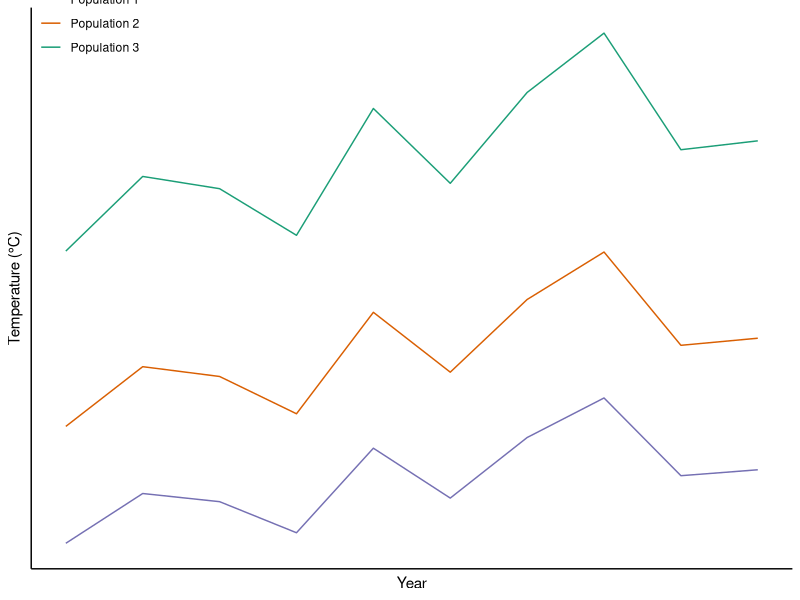
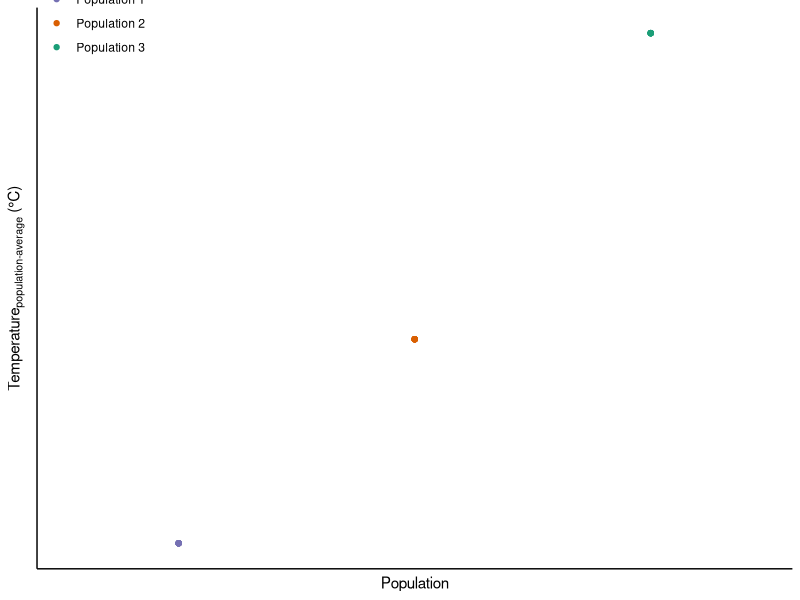
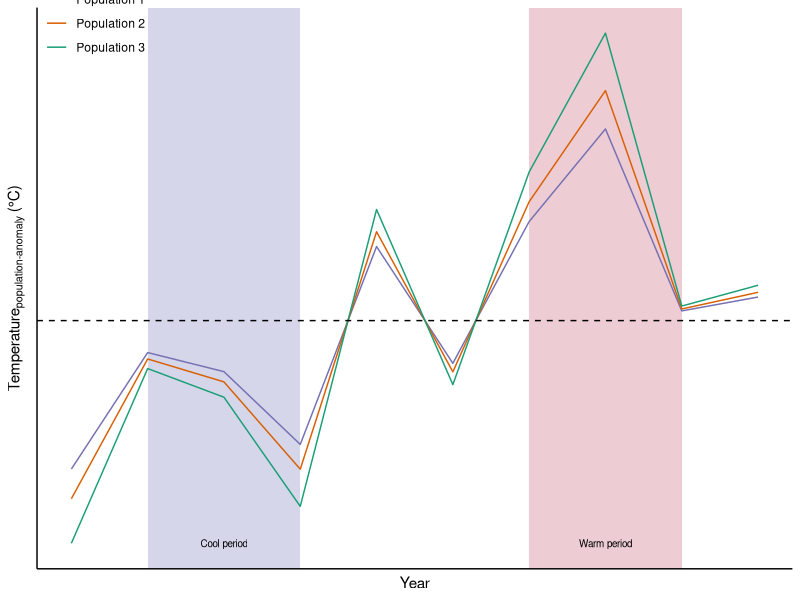
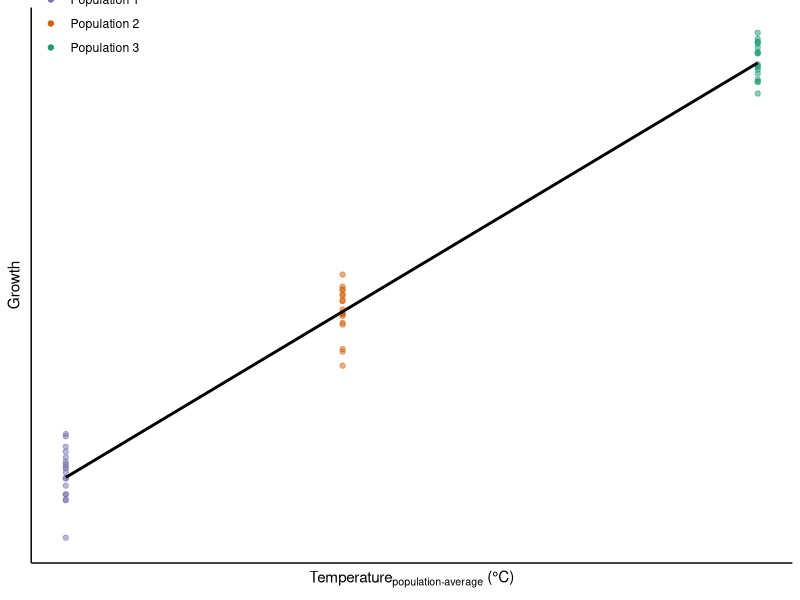
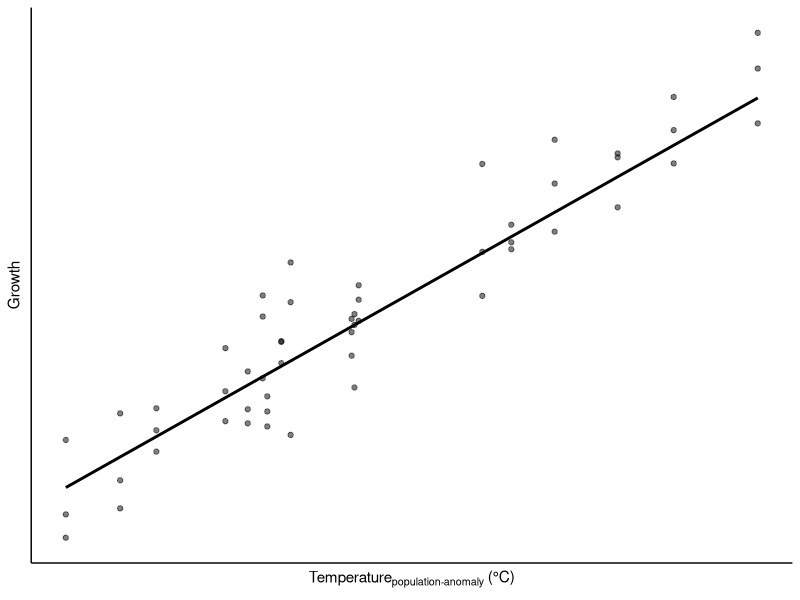
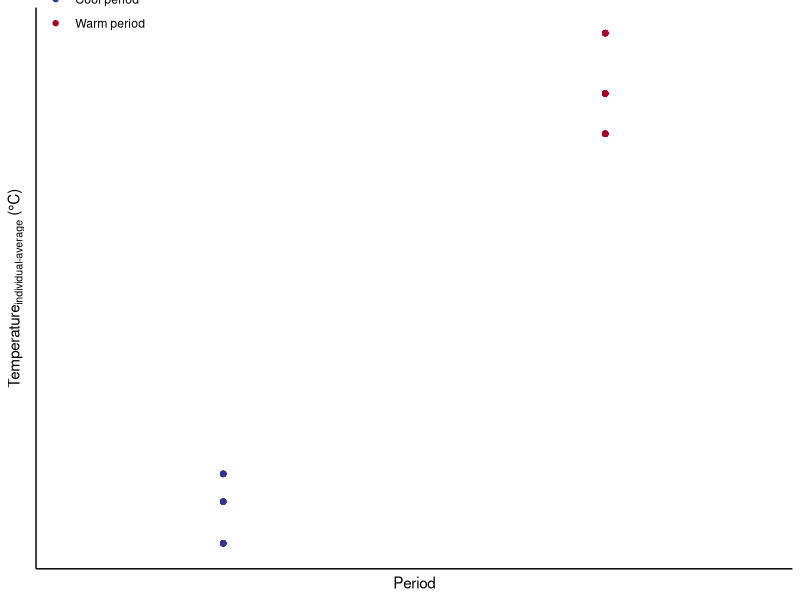
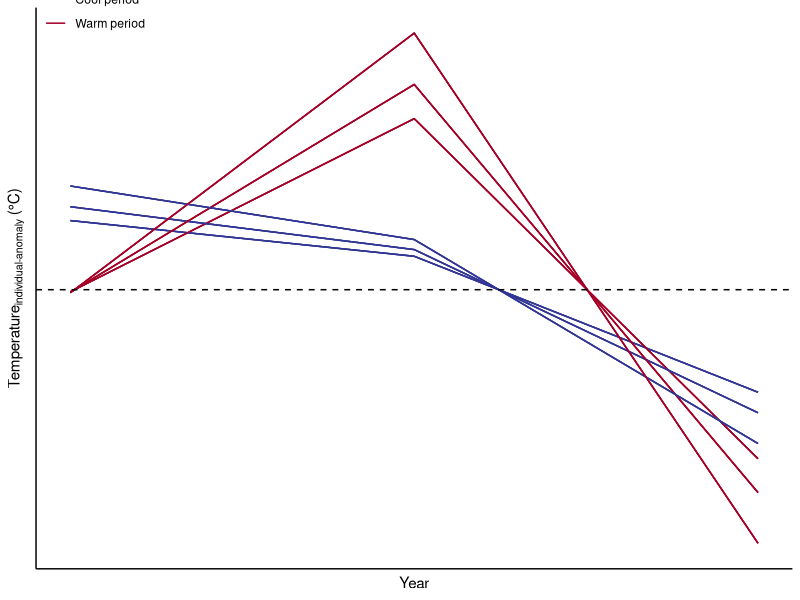
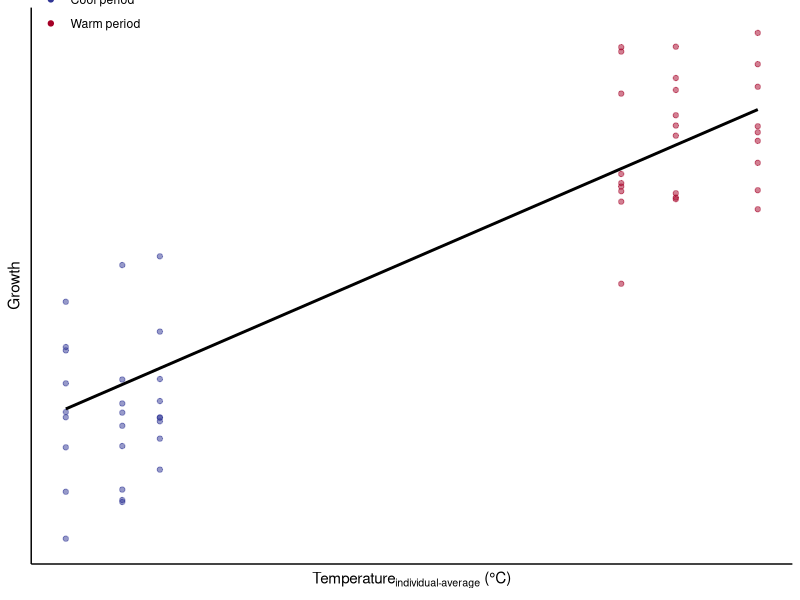

The R source for these figures, in order:
library(tidyverse)

theme_set(theme_classic()) 


## temp data ----
#### setup
pop <- c("Population 1", "Population 2", "Population 3")
n_pop <- length(pop)
n_year <- 10

#### data
set.seed(17) #17 for 10 year, 24 for 20 years
data_temp <- tibble(year = rep(seq(1, n_year), n_pop),
                    temp = rep(rnorm(n_year, mean = 6, sd = 0.5), n_pop),
                    pop = rep(pop, each = n_year)) %>%
  mutate(temp = temp * rep(c(1, 1.2, 1.5), each = n_year)) 

#### plot
ggplot(data = data_temp, aes(x = year, y = temp, color = pop)) +
  geom_line() +
  #geom_point(alpha = 0) +
  labs(x = "Year",
       y = "Temperature (°C)",
       color = "Population") +
  scale_color_brewer(palette = "Dark2", direction = -1) +
  theme(legend.position = c(0, 1.05),
        legend.justification = c(0, 1),
        legend.background = element_rect(fill='transparent'),
        axis.text = element_blank(), 
        axis.ticks = element_blank(),
        legend.title = element_blank()) #+
  #guides(colour = guide_legend(override.aes = list(alpha = 1)))

p_temp <- last_plot()

#### pop-average pop-anomaly 
#### data
data_temp <- data_temp %>% 
  group_by(pop) %>% 
  mutate(pop_ave = mean(temp),
         pop_ano = temp - pop_ave)

#### plot
# pop-average
ggplot(data = data_temp, aes(x = pop, y = pop_ave, color = pop)) + 
  geom_point() +
    labs(x = "Population",
         y = expression('Temperature'['population-average'] * ' (°C)'),
         color = "Population") +
  scale_color_brewer(palette = "Dark2", direction = -1) +
  theme(legend.position = c(0, 1.05),
        legend.justification = c(0, 1),
        legend.background = element_rect(fill='transparent'),
        axis.text = element_blank(), 
        axis.ticks = element_blank(),
        legend.title = element_blank()) #+
  #theme(legend.position = "none")

p_temp_pop.ave <- last_plot()

# pop-anomaly
ggplot(data = data_temp, aes(x = year, y = pop_ano, color = pop)) + 
  annotate("rect", xmin = 2, xmax = 4, 
           ymin = -Inf, 
           ymax = Inf,
           fill = "#313695",
           alpha = 0.2) +
  annotate("rect", xmin = 7, xmax = 9, 
           ymin = -Inf, 
           ymax = Inf,
           fill = "#a50026",
           alpha = 0.2) +
  geom_line() +
  geom_hline(yintercept = 0, linetype = "dashed") +
  labs(x = "Year",
       y = expression('Temperature'['population-anomaly'] * ' (°C)'),
       color = "Population") +
  scale_color_brewer(palette = "Dark2", direction = -1) +
  theme(legend.position = c(0, 1.05),
        legend.justification = c(0, 1),
        legend.background = element_rect(fill='transparent'),
        axis.text = element_blank(), 
        axis.ticks = element_blank(),
        legend.title = element_blank()) +
  #theme(legend.position = "none") +
  annotate("text", 
           x = 3,
           y = min(data_temp$pop_ano), 
           label = "Cool period",
           size = 2.5) +
  annotate("text", 
           x = 8,
           y = min(data_temp$pop_ano), 
           label = "Warm period",
           size = 2.5) 

p_temp_pop.ano <- last_plot()

## fish data ----
#### setup
# each pop has 2 cohorts, each cohort has 3 fish, each fish has 3 ages 
cohort <- c(2,7) # cohort 2: low temp, cohort 7: high temp
n_cohort = length(cohort)
n_age = 3
n_fish = 3*n_pop*n_cohort # each pop and each cohort 3 fish

data_fish <- tibble(
  fish = 1:n_fish,
  pop = rep(pop, each = n_fish/n_pop),
  cohort = rep(cohort, n_fish/n_cohort)) %>%
  crossing(age = seq(1, n_age)) %>%
  mutate(year = cohort + age - 1)

### population-level growth response to temperature ----
#### data
data_pop <- data_fish %>% 
  left_join(data_temp)

set.seed(1)
data_pop <- data_pop %>%
  mutate(growth_pop_ave_true = 1 + 0.5*pop_ave,
         growth_pop_ave = 1 + 0.5*pop_ave + rnorm(nrow(.), 0, 0.1),
         growth_pop_ano_true = 1 + 0.5*pop_ano,
         growth_pop_ano = 1 + 0.5*pop_ano + rnorm(nrow(.), 0, 0.1)
         )

#### plot
# pop-average
ggplot(data = data_pop) +
  geom_point(aes(x = pop_ave, y = growth_pop_ave, color = pop), alpha = 0.5) +
  geom_line(aes(x = pop_ave, y = growth_pop_ave_true), linewidth = 1) +
  labs(x = expression('Temperature'['population-average'] * ' (°C)'),
       y = "Growth",
       color = "Population") +
  scale_color_brewer(palette = "Dark2", direction = -1) +
  theme(legend.position = c(0, 1.05),
        legend.justification = c(0, 1),
        legend.background = element_rect(fill='transparent'),
        axis.text = element_blank(), 
        axis.ticks = element_blank(),
        legend.title = element_blank()) +
  guides(colour = guide_legend(override.aes = list(alpha = 1))) #+
  #theme(legend.position = "none")

p_growth_pop.ave <- last_plot()

# pop-anomaly
ggplot(data = data_pop) +
  #geom_point(aes(x = pop_ano, y = growth_pop_ano, color = pop), alpha = 0.5) +
  geom_point(aes(x = pop_ano, y = growth_pop_ano), alpha = 0.5) +
  geom_line(aes(x = pop_ano, y = growth_pop_ano_true), linewidth = 1) +
  labs(x = expression('Temperature'['population-anomaly'] * ' (°C)'),
       y = "Growth",
       color = "Population") +
  scale_color_brewer(palette = "Dark2", direction = -1) +
  theme(legend.position = c(0, 1.05),
        legend.justification = c(0, 1),
        legend.background = element_rect(fill='transparent'),
        axis.text = element_blank(), 
        axis.ticks = element_blank(),
        legend.title = element_blank()) +
  guides(colour = guide_legend(override.aes = list(alpha = 1)))

p_growth_pop.ano <- last_plot()

### individual-level growth response to temperature: plasticity and between-individual ----
#### data
df_period <- tibble(cohort = cohort,
                    period_mean = c(3,8),
                    period_name = c("Cool period",
                                    "Warm period"))

data_ind <- data_fish %>% 
  left_join(data_temp) %>%
  group_by(fish) %>% 
  mutate(ind_ave = mean(pop_ano),
         ind_ano = pop_ano - ind_ave) %>%
  ungroup() %>%
  left_join(df_period)

set.seed(2) #
data_ind <- data_ind %>%
  mutate(intercept_fishid = rep(rnorm(n_fish, 0, 0.15), each = n_age),
         slope_fishid = rep(rnorm(n_fish, 0, 0.1), each = n_age)) %>%
  mutate(growth_ind_ave_true = 1 + 0.5*ind_ave,
         growth_ind_ave = 1 + 0.5*ind_ave + rnorm(nrow(.), 0, 0.1),
         growth_ind_ano_true = 1 + 0.5*ind_ano,
         growth_ind_ano_fish = (1 + intercept_fishid) + (0.5 + slope_fishid)*ind_ano,
         growth_ind_ano = growth_ind_ano_fish + rnorm(nrow(.), 0, 0.01)
  )

#### temperature plot ----
# ind-average
ggplot(data = data_ind, aes(x = period_mean, y = ind_ave, color = period_name)) + 
  geom_point() +
  #geom_line(alpha = 0) +
  labs(x = "Period",
       y = expression('Temperature'['individual-average'] * ' (°C)'),
       color = "Population") +
  scale_color_manual(values = c("Cool period" = "#313695", "Warm period" = "#a50026")) +
  theme(legend.position = c(0, 1.05),
        legend.justification = c(0, 1),
        legend.background = element_rect(fill='transparent'),
        axis.text = element_blank(), 
        axis.ticks = element_blank(),
        legend.title = element_blank()) +
  #guides(colour = guide_legend(override.aes = list(alpha = 1))) +
  xlim(1,10)

p_temp_ind.ave <- last_plot()

# ind-anomaly
ggplot(data = data_ind, aes(x = age, y = ind_ano, group = fish, color = period_name)) + 
  geom_line() +
  geom_hline(yintercept = 0, linetype = "dashed") +
  labs(x = "Year",
       y = expression('Temperature'['individual-anomaly'] * ' (°C)'),
       color = "Population") +
  scale_color_manual(values = c("Cool period" = "#313695", "Warm period" = "#a50026")) +
  theme(legend.position = c(0, 1.05),
        legend.justification = c(0, 1),
        legend.background = element_rect(fill='transparent'),
        axis.text = element_blank(), 
        axis.ticks = element_blank(),
        legend.title = element_blank()) #+
  #theme(legend.position = "none")

p_temp_ind.ano <- last_plot()

#### growth response plot ----
# ind-average
ggplot(data = data_ind) +
  geom_point(aes(x = ind_ave, y = growth_ind_ave, color = period_name), alpha = 0.5) +
  geom_line(aes(x = ind_ave, y = growth_ind_ave_true), linewidth = 1) +
  labs(x = expression('Temperature'['individual-average'] * ' (°C)'),
       y = "Growth",
       color = "Population") +
  scale_color_manual(values = c("Cool period" = "#313695", "Warm period" = "#a50026")) +
  theme(legend.position = c(0, 1.05),
        legend.justification = c(0, 1),
        legend.background = element_rect(fill='transparent'),
        axis.text = element_blank(), 
        axis.ticks = element_blank(),
        legend.title = element_blank()) +
  guides(colour = guide_legend(override.aes = list(alpha = 1))) #+
  #theme(legend.position = "none")

p_growth_ind.ave <- last_plot()

# ind-anomaly
ggplot(data = data_ind) +
  #geom_point(aes(x = ind_ano, y = growth_ind_ano, color = period_name), alpha = 0.5) +
  geom_point(aes(x = ind_ano, y = growth_ind_ano, group = fish), alpha = 0.5) +
  geom_line(aes(x = ind_ano, y = growth_ind_ano_fish, group = factor(fish)), alpha = 0.1) +
  geom_line(aes(x = ind_ano, y = growth_ind_ano_true), linewidth = 1) +
  labs(x = expression('Temperature'['individual-anomaly'] * ' (°C)'),
       y = "Growth",
       color = "Population") +
  scale_color_manual(values = c("Cool period" = "#313695", "Warm period" = "#a50026")) +
  theme(legend.position = c(0, 1.05),
        legend.justification = c(0, 1),
        legend.background = element_rect(fill='transparent'),
        axis.text = element_blank(), 
        axis.ticks = element_blank(),
        legend.title = element_blank()) +
  guides(colour = guide_legend(override.aes = list(alpha = 1)))

p_growth_ind.ano <- last_plot()

## save plot ----
plot_list <- list("p_temp" = p_temp,
                  "p_temp_pop.ave" = p_temp_pop.ave,
                  "p_temp_pop.ano" = p_temp_pop.ano,
                  "p_temp_ind.ave" = p_temp_ind.ave,
                  "p_temp_ind.ano" = p_temp_ind.ano,
                  "p_growth_pop.ave" = p_growth_pop.ave,
                  "p_growth_pop.ano" = p_growth_pop.ano,
                  "p_growth_ind.ave" = p_growth_ind.ave,
                  "p_growth_ind.ano" = p_growth_ind.ano)

dir_report <- "./WP1/report"
for (i in 1:length(plot_list)) {
  ggsave(plot_list[[i]], file = file.path(dir_report, "fig3_conceptual temperature effect", paste0(names(plot_list[i]),".tiff") ),
         width = 3.5, height = 3.5,
         units = "cm",
         scaling = 0.4,
         dpi = 600,
         device = "tiff")
  
  ggsave(last_plot(), file = file.path(dir_report, "fig3_conceptual temperature effect", paste0(names(plot_list[i]),".eps")),
         width = 17, height = 5.75,
         units = "cm",
         dpi = 600, 
         device = "eps")
}



